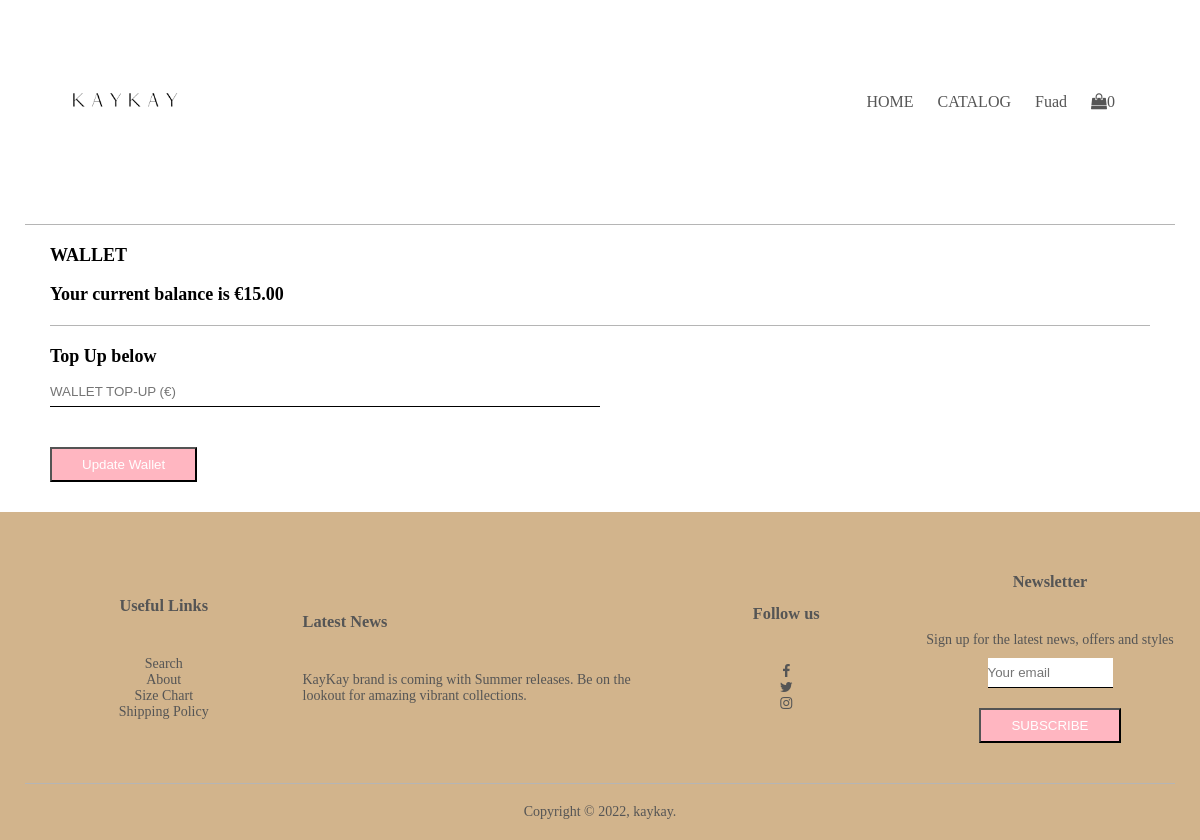
The app's page /updateWallet (signed in), older data.
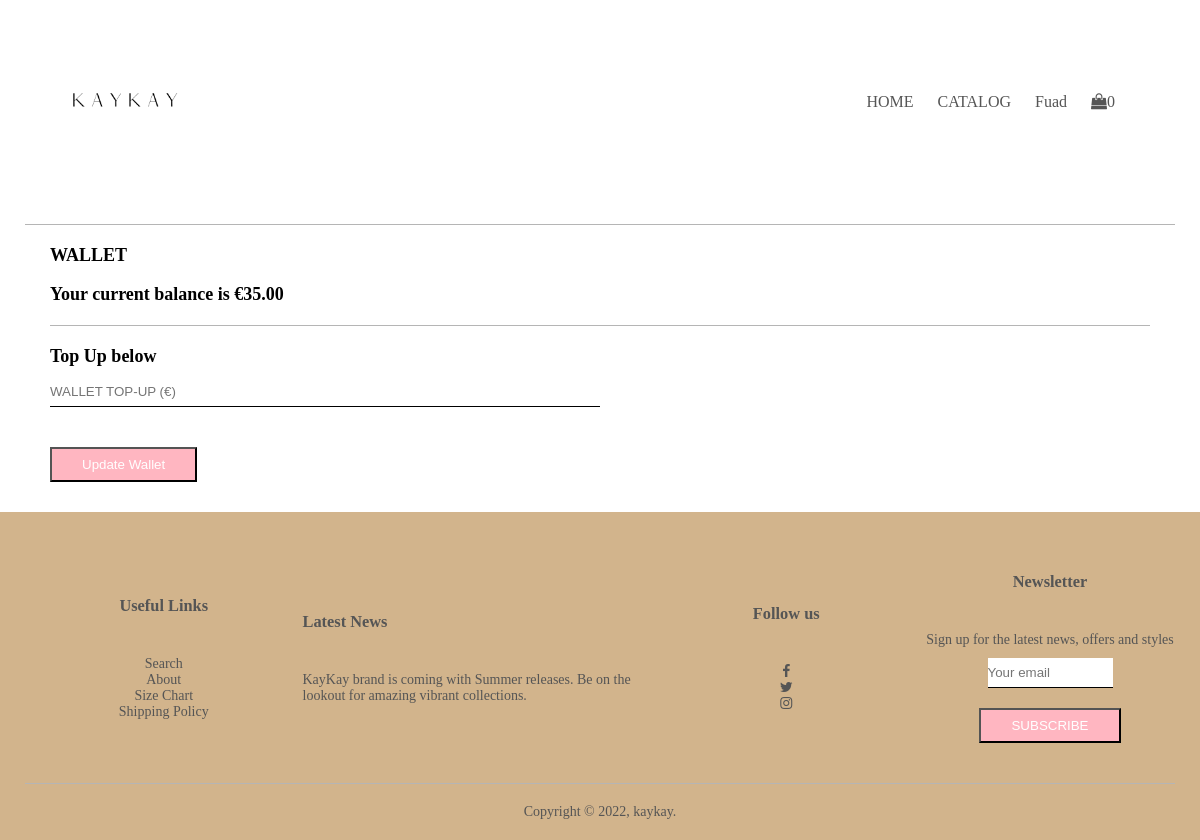
The same page, newer data.
### tables this page shows
CREATE TABLE user_wallet
    (user_id INTEGER PRIMARY KEY NOT NULL,
    wallet NUMERIC NOT NULL
    );

### app.py (the view, shortened to what this page needs)
@app.route("/updateWallet", methods = ["GET","POST"])
def updateWallet():
    user_wallet = get_wallet()
    return render_template("updateWallet.html", user_wallet=user_wallet[0])

### app.py (called while the page is built)
@app.after_request
def after_request(response):
    response.headers["Cache-Control"] = "no-cache, no-store, must-revalidate"
    response.headers["Expires"] = 0
    response.headers["Pragma"] = "no-cache"
    return response

### import_functions.py (called while the page is built)
def eur(value):
    return f"€{value:,.2f}"

def get_wallet():
    user_wallet = db.execute("""SELECT *
                             FROM user_wallet
                             WHERE user_id = ?""",
                             session["user_id"])
    return user_wallet

### templates/updateWallet.html (shortened to what this page needs)
{% extends "layout.html" %}
{% block main %}
<div class="address-page">
    <div class="container">
        <div class="row">
                <div class="address">
                    <span> WALLET </span>
                    <br></br>
                    <span> Your current balance is {{ user_wallet["wallet"] | eur }}</span>
                    <hr>
                    <span> Top Up below </span>
                    <form action="/updateWallet" method="post">
                        <input type="number" name="wallet" placeholder="WALLET TOP-UP (€)" min="1" max="1000">
                        <br>
                        <a href="/updateWallet"><button type="submit" class="btn-2">Update Wallet</button></a>
                    </form>
                </div>
            </div>
        </div>
    </div>
</div>
{% endblock %}

Row changes from the older to the newer data that the page shows:
changed user_wallet: wallet|eur "€15.00" → "€35.00"
